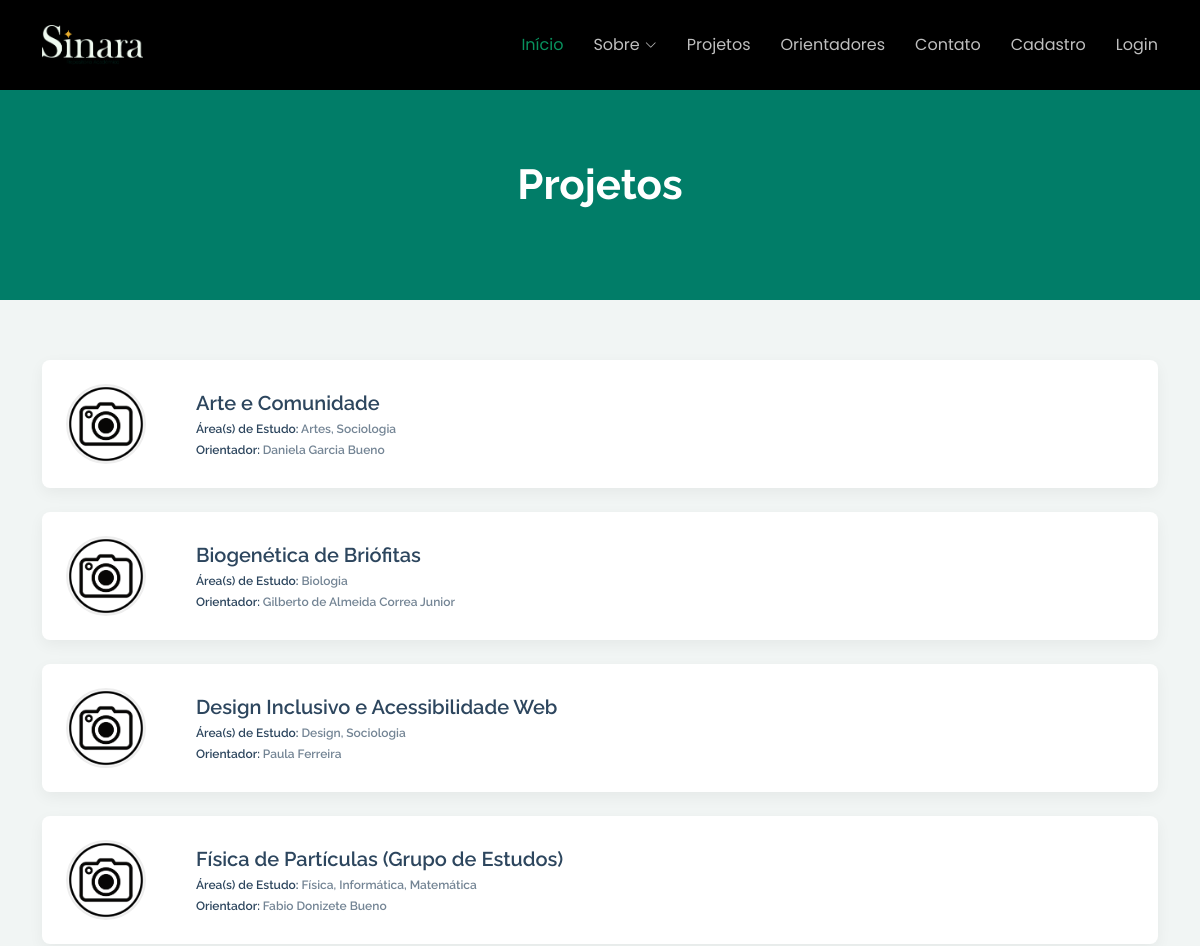
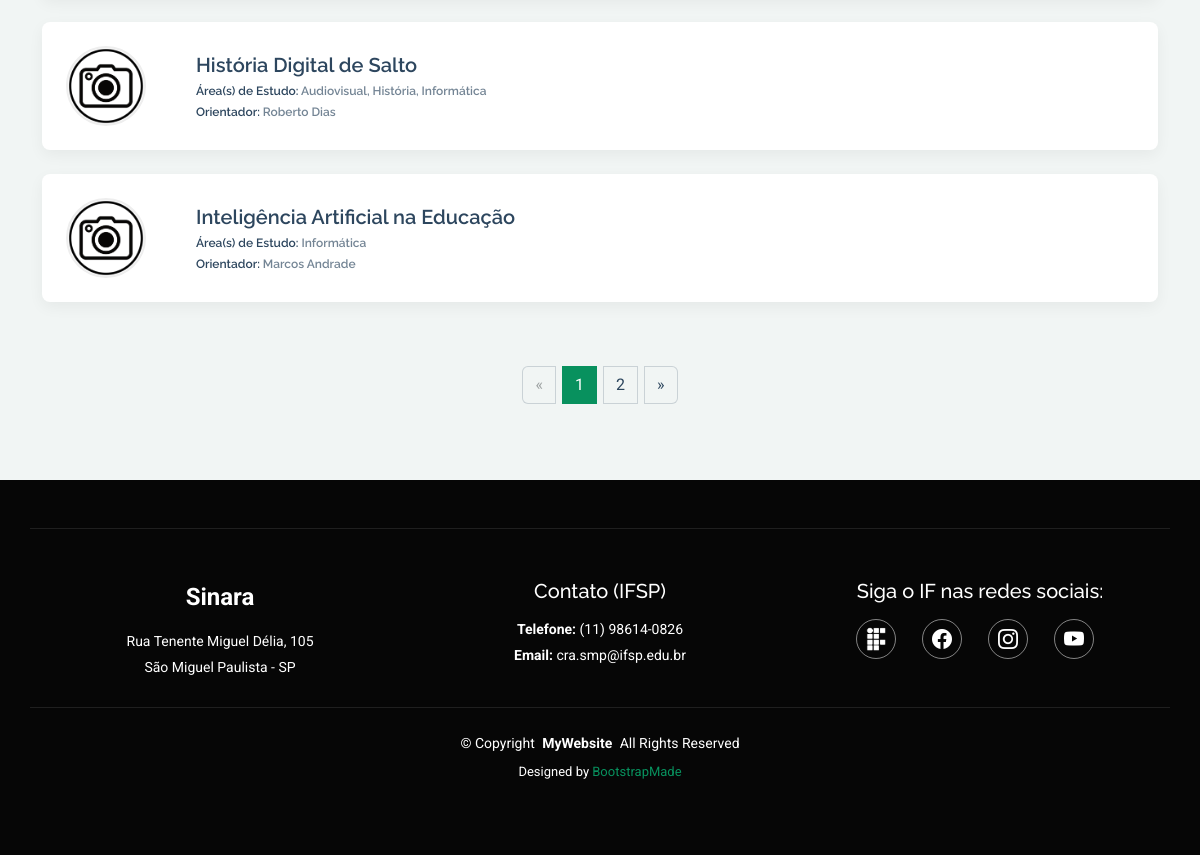
The app's page /projetos.php with its own data (2 pictures, top to bottom).
### tables this page shows
create table Projeto (
    idProjeto int auto_increment not null,
    idUsuario int not null,
    nomeProj VARCHAR(100) not null,  
    descricaoProj text not null,
    palavrasChavesProj varchar(150) not null,
    linhaPesquisaProj text not null,
    urlInstagram text,
    urlYoutube text,
    urlTiktok text,
    urlFacebook text,
    colaboradores text,
    dtEncontros text,
    urlLogo text,
    primary key (idProjeto),
    CONSTRAINT fkD_Usuario FOREIGN KEY(idUsuario) REFERENCES Usuario(idUsuario)
);

create table Usuario (
    idUsuario int not null, 
    idFuncao int not null,
    nome varchar(150) not null,
    matricula varchar(20) not null,
    linkCurriculo text,
    emailInstitucional varchar(254),
    senha varchar(255),
    sobre varchar(700),
    dtPubli date not null,
    dtAtual date not null,
    fotoPerfil varchar(150),
    token_recuperacao VARCHAR(255) NULL,
    token_expiracao DATETIME NULL,
    primary key (idUsuario),
    constraint fkFuncao foreign key(idFuncao) references Funcao(idFuncao)
);

### projetos.php (the view, shortened to what this page needs)
<?php require_once('assets/php/conexao.php');
$conn = conexao();
$sql_projetos = "SELECT
                    p.idProjeto,
                    p.nomeProj,
                    p.descricaoProj,
                    p.urlLogo,
                    u.nome AS nomeOrientador,
                    u.matricula AS matriculaOrientador,
                    GROUP_CONCAT(ae.nome ORDER BY ae.nome SEPARATOR ', ') AS areas_projeto
                FROM
                    Projeto p
                JOIN
                    Usuario u ON p.idUsuario = u.idUsuario
                LEFT JOIN
                    ProjetoArea pa ON p.idProjeto = pa.idProjeto
                LEFT JOIN
                    AreaEstudo ae ON pa.idAreaEstudo = ae.idAreaEstudo
                GROUP BY
                    p.idProjeto, p.nomeProj, p.descricaoProj, p.urlLogo, u.nome, u.matricula
                ORDER BY
                    p.nomeProj ASC";
$resultado = $conn->query($sql_projetos);
?>
<!DOCTYPE html>
<html lang="en">
<head>
    rel="stylesheet"> <link href="assets/vendor/bootstrap/css/bootstrap.min.css" rel="stylesheet">
  <link href="assets/vendor/bootstrap-icons/bootstrap-icons.css" rel="stylesheet">
  <link href="assets/vendor/aos/aos.css" rel="stylesheet">
  <link href="assets/vendor/swiper/swiper-bundle.min.css" rel="stylesheet">
  <link href="assets/vendor/glightbox/css/glightbox.min.css" rel="stylesheet"> <link href="assets/css/main.css" rel="stylesheet">
</head>
<body class="events-page"> <?php include('assets/php/navbar.php'); ?>
  <div class="page-title dark-background">
    <div class="container position-relative">
      <h1>Projetos</h1>
    </div>
  </div>
  <main class="main"> <section id="events-2" class="events-2 section">
      <div class="container" data-aos="fade-up" data-aos-delay="100">
        <div class="row g-4">
          <div class="">
            <div class="events-list">
              <?php if ($resultado && $resultado->num_rows > 0): ?>
                <?php while ($projeto = $resultado->fetch_assoc()): ?>
                  <?php
                    $logoSrc = !empty($projeto['urlLogo'])
                               ? htmlspecialchars($projeto['urlLogo'])
                               : 'assets/img/projetoSemLogo.png';
                  ?>
                  <a href="perfilProjeto.php?id=<?php echo htmlspecialchars($projeto['idProjeto']); ?>"
                    class="trabalho-clickable-link">
                    <div class="event-item" data-aos="fade-up">
                      <div class="event-content p-4">
                        <img src="<?php echo $logoSrc; ?>" class="imgOrientador"
                          alt="Logo do Projeto">
                          <div class="nomeAreasOrientador">
                          <h3><?php echo htmlspecialchars($projeto['nomeProj']); ?></h3>
                          <h3 style="font-size: 12px">Área(s) de Estudo: <span style="color: #2d465eaa;"><?php echo htmlspecialchars($projeto['areas_projeto'] ?? 'Nenhuma área definida'); ?></span></h3>
                          <h3 style="font-size: 12px">Orientador: <span style="color: #2d465eaa;"><?php echo htmlspecialchars($projeto['nomeOrientador']); ?></span></h3>
                        </div>
                        </div>
                    </div>
                  </a>
                <?php endwhile; ?>
              <?php else: ?>
                <?php echo '<p class="text-center">Nenhum projeto cadastrado ainda.</p>'; ?>
              <?php endif; ?>
            </div>
          </div>
          <div class="pagination-wrapper">
            <ul class="pagination justify-content-center"></ul>
          </div>
        </div>
      </div>
    </section>
  </main>
  <footer id="footer" class="footer position-relative dark-background text-center text-white py-5">
    <div class="container footer-top">
      <div class="row gy-4 justify-content-center">
        <div class="col-lg-4 col-md-6">
          <div class="footer-logo mb-3"> <span class="sitename fs-4 fw-bold">Sinara</span> </div>
          <div class="footer-contact">
            <p>Rua Tenente Miguel Délia, 105</p>
            <p>São Miguel Paulista - SP</p>
          </div>
        </div>
        <div class="col-lg-4 col-md-6">
          <h5>Contato (IFSP)</h5>
          <div class="footer-contact pt-2">
            <p><strong>Telefone:</strong> <span> (11) 98614-0826</span></p>
            <p><strong>Email:</strong> <span>cra.smp@ifsp.edu.br</span></p>
          </div>
        </div>
        <div class="col-lg-4 col-md-6">
          <h5>Siga o IF nas redes sociais:</h5>
          <div class="social-links d-flex justify-content-center gap-3 mt-3"> <a href="https://smp.ifsp.edu.br/"
              aria-label="Site"> <img src="assets/img/logo if.png" alt="Logo do site"
                style="width: 20px; height: 24px; filter: brightness(0) invert(1);"></a> <a
              href="https://www.facebook.com/smp.ifsp/?locale=pt_BR" aria-label="Facebook"><i
                class="bi bi-facebook text-white fs-5"></i></a> <a href="https://www.instagram.com/ifspsmp/#"
              aria-label="Instagram"><i class="bi bi-instagram text-white fs-5"></i></a> <a
              href="https://www.youtube.com/channel/UCInQs4AhmS6MC3qJzihkiGw" aria-label="YouTube"><i
                class="bi bi-youtube text-white fs-5"></i></a> </div>
        </div>
      </div>
    </div>
    <div class="container copyright text-center mt-4">
      <p>© <span>Copyright</span> <strong class="px-1 sitename">MyWebsite</strong> <span>All Rights Reserved</span></p>
      <div class="credits"> Designed by <a
          href="https.bootstrapmade.com/">BootstrapMade</a>
      </div>
    </div>
  </footer>
</body>
</html>

### projetos.php (style rules this page uses)
.event-content { display: flex; align-items: center; gap: 50px; }
.imgOrientador { width: 80px; height: 80px; border-radius: 50%; object-fit: cover; border: 2px solid #eee; }
.nomeAreasOrientador { display: flex; flex-direction: column; height: 100%; justify-content:space-evenly; }
.nomeAreasOrientador h3 { margin-bottom: 0!important; }

### records on screen
projeto: urlLogo (picture), nomeProj "Arte e Comunidade", areas_projeto "Artes, Sociologia", idUsuario.nome "Daniela Garcia Bueno"
projeto: urlLogo (picture), nomeProj "Biogenética de Briófitas", areas_projeto "Biologia", idUsuario.nome "Gilberto de Almeida Correa Junior"
projeto: urlLogo (picture), nomeProj "Design Inclusivo e Acessibilidade Web", areas_projeto "Design, Sociologia", idUsuario.nome "Paula Ferreira"
projeto: urlLogo (picture), nomeProj "Física de Partículas (Grupo de Estudos)", areas_projeto "Física, Informática, Matemática", idUsuario.nome "Fabio Donizete Bueno"
projeto: urlLogo (picture), nomeProj "História Digital de Salto", areas_projeto "Audiovisual, História, Informática", idUsuario.nome "Roberto Dias"
projeto: urlLogo (picture), nomeProj "Inteligência Artificial na Educação", areas_projeto "Informática", idUsuario.nome "Marcos Andrade"
